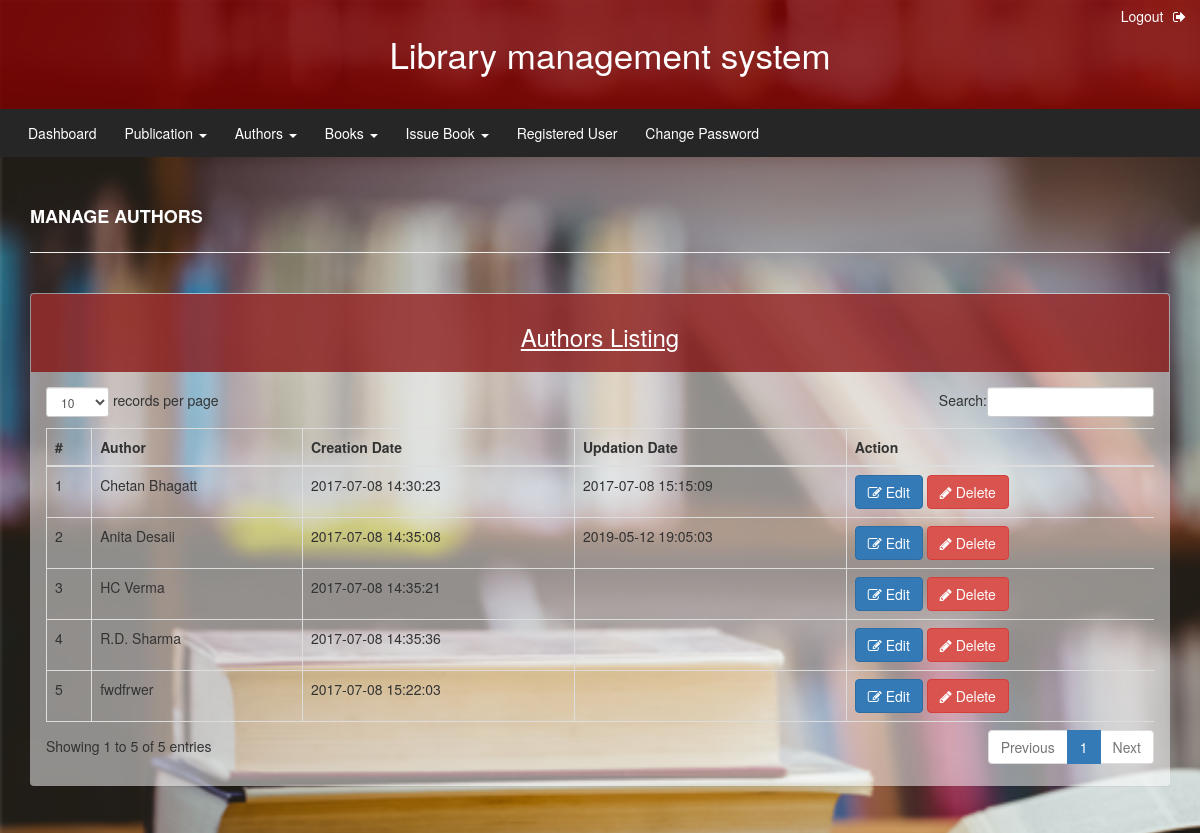
Screenshot of /admin/manage_authors.php (signed in) with the database file from the repository.
### tables this page shows
CREATE TABLE `tblauthors` (
  `id` int(11) NOT NULL,
  `AuthorName` varchar(159) DEFAULT NULL,
  `creationDate` timestamp NULL DEFAULT CURRENT_TIMESTAMP,
  `UpdationDate` timestamp NULL DEFAULT NULL ON UPDATE CURRENT_TIMESTAMP
);

### admin/manage_authors.php (the view, shortened to what this page needs)
<?php
include('includes/config.php');
if(strlen($_SESSION['uid'])==0)
    {
header('location:index.php');
}
else{
?>
<!DOCTYPE html>
<html xmlns="http://www.w3.org/1999/xhtml">
<head>
    <link href="css/bootstrap.css" rel="stylesheet" />
    <link href="css/font-awesome.css" rel="stylesheet" />
    <link rel="stylesheet" type="text/css" href="css/template.css">
    <link href="css/style.css" rel="stylesheet" />
    <link rel="stylesheet" href="https://maxcdn.bootstrapcdn.com/bootstrap/3.3.6/css/bootstrap.min.css" />
    <link rel="stylesheet" href="https://cdn.datatables.net/1.10.12/css/dataTables.bootstrap.min.css" />
</head>
<body style="background-image: url('lib.png');
background-repeat: no-repeat;
background-size: cover;">
<?php include('includes/navbar2.php');?>
    <div class="content-wrapper">
         <div class="container">
            <div class="row pad-botm">
                <div class="col-md-12">
                    <h4 class="header-line" style="color: white">Manage Authors</h4>
                </div>
            <div class="row">
            </div>
        </div>
        <div class="row">
            <div class="col-md-12">
                    <div class="panel" style="background:rgba(255,255,255,0.5);">
                        <div class="panel-heading text-center" style="background:rgba(128,0,0,0.7);color: white">
                           <h3><u>Authors Listing</u></h3>
                        </div>
                        <div class="panel-body">
                            <div class="table-responsive">
                                <table class="table table-bordered table-hover" id="myauth">
                                    <thead>
                                        <tr>
                                            <th>#</th>
                                            <th>Author</th>
                                            <th>Creation Date</th>
                                            <th>Updation Date</th>
                                            <th>Action</th>
                                        </tr>
                                    </thead>
                                    <tbody>
                                    <?php $sql1 = mysqli_query($con, "SELECT * from  tblauthors");
                                    $cnt=1;
                                    if(mysqli_num_rows($sql1)> 0)
                                    {
                                    while($result=mysqli_fetch_array($sql1))
                                    {               ?>
                                        <tr class="odd gradeX">
                                            <td class="center"><?php echo htmlentities($cnt);?></td>
                                            <td class="center"><?php echo htmlentities($result['AuthorName']);?></td>
                                            <td class="center"><?php echo htmlentities($result['creationDate']);?></td>
                                            <td class="center"><?php echo htmlentities($result['UpdationDate']);?></td>
                                            <td class="center">
                                            <a href="edit-author.php?athrid=<?php echo htmlentities($result['id']);?>"><button class="btn btn-primary"><i class="fa fa-edit "></i> Edit</button> </a>
                                          <a href="manage_authors.php?del=<?php echo htmlentities($result['id']);?>" onclick="return confirm('Are you sure you want to delete?');" >  <button class="btn btn-danger"><i class="fa fa-pencil"></i> Delete</button></a>
                                            </td>
                                        </tr>
                                    <?php $cnt=$cnt+1;}} ?>
                                    </tbody>
                                </table>
                            </div>
                         </div>
                    </div>
                </div>
            </div>
        </div>
    </div>
      </body>
 </html>
<?php } ?>

### admin/css/template.css (style rules this page uses)
body { background:background:rgba( 128, 0, 0,0.8);; line-height: 1.4; font-family: sans-serif; }

### admin/css/style.css (style rules this page uses)
.content-wrapper { margin-top: 40px; min-height:800px; padding-bottom:90px; }
.header-line { font-weight:900; padding-bottom:25px; border-bottom:1px solid #eeeeee; text-transform:uppercase; }
.pad-botm { padding-bottom:30px; }

### rows the page displays
tblauthors: AuthorName "Chetan Bhagatt", creationDate "2017-07-08 14:30:23", UpdationDate "2017-07-08 15:15:09"
tblauthors: AuthorName "Anita Desaii", creationDate "2017-07-08 14:35:08", UpdationDate "2019-05-12 19:05:03"
tblauthors: AuthorName "HC Verma", creationDate "2017-07-08 14:35:21"
tblauthors: AuthorName "R.D. Sharma", creationDate "2017-07-08 14:35:36"
tblauthors: AuthorName "fwdfrwer", creationDate "2017-07-08 15:22:03"
